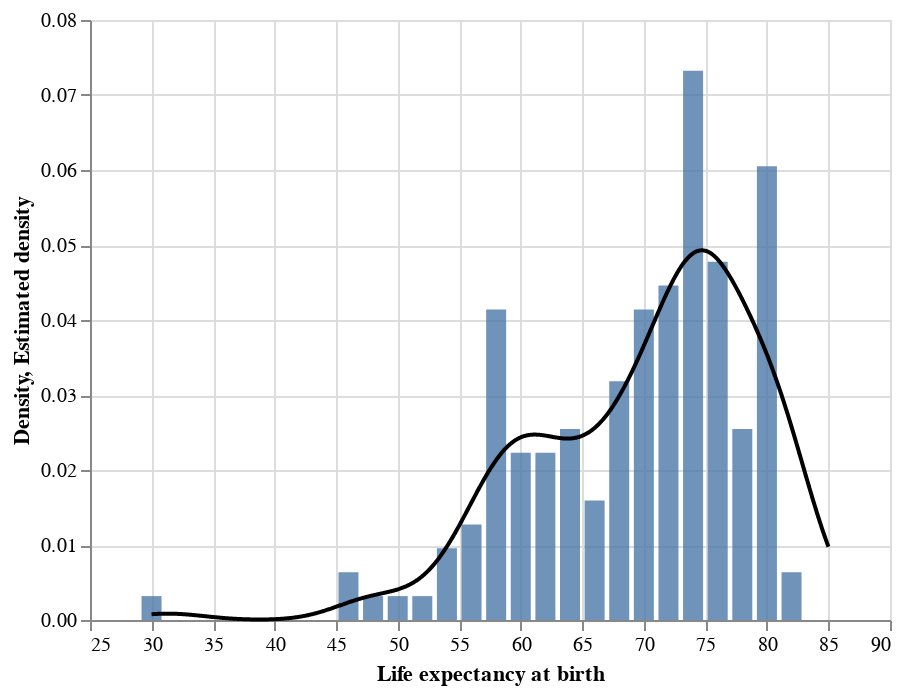

The notebook cell saved with this chart:
### Markdown cell above
This estimate can be layered onto the empirical density to get a better sense of the relationship between the two. The cell below accomplishes this. Notice that the plot elements are constructed as separate *layers*.

### Code cell
# base plot
base = alt.Chart(data).transform_filter(
    alt.FieldEqualPredicate(field = 'Year', 
                            equal = 2010)
)
 
# empirical density
hist = base.transform_bin(
    as_ = 'Life expectancy at birth', 
    field = 'All', 
    bin = alt.Bin(step = 2)
).transform_aggregate(
    Count = 'count()',
    groupby = ['Life expectancy at birth']
).transform_calculate(
    Density = 'datum.Count/(2*157)'
).mark_bar(size = 10, opacity = 0.8).encode(
    x = 'Life expectancy at birth:Q', 
    y = 'Density:Q'
)

# kernel density estimate
smooth = base.transform_density(
    density = 'All', 
    as_ = ['Life expectancy at birth', 'Estimated density'],
    bandwidth = 3, 
    extent = [30, 85],
    steps = 1000 
).mark_line(color = 'black').encode(
    x = 'Life expectancy at birth:Q',
    y = 'Estimated density:Q'
)

# layer
hist + smooth

### Figure 1 — Vega-Lite specification as saved in the notebook (floating-point values rounded to 4 significant figures; data arrays with more than 128 entries replaced by an {"elided": "..."} marker saying what was removed)
{"config": {"view": {"continuousWidth": 400, "continuousHeight": 300}}, "layer": [{"mark": {"type": "bar", "opacity": 0.8, "size": 10}, "encoding": {"x": {"type": "quantitative", "field": "Life expectancy at birth"}, "y": {"type": "quantitative", "field": "Density"}}, "transform": [{"filter": {"equal": 2010, "field": "Year"}}, {"bin": {"step": 2}, "field": "All", "as": "Life expectancy at birth"}, {"aggregate": [{"op": "count", "as": "Count"}], "groupby": ["Life expectancy at birth"]}, {"calculate": "datum.Count/(2*157)", "as": "Density"}]}, {"mark": {"type": "line", "color": "black"}, "encoding": {"x": {"type": "quantitative", "field": "Life expectancy at birth"}, "y": {"type": "quantitative", "field": "Estimated density"}}, "transform": [{"filter": {"equal": 2010, "field": "Year"}}, {"density": "All", "bandwidth": 3, "extent": [30, 85], "steps": 1000, "as": ["Life expectancy at birth", "Estimated density"]}]}], "data": {"name": "data-c482617b7135038ac9b5a73542beb500"}, "$schema": "https://vega.github.io/schema/vega-lite/v4.8.1.json", "datasets": {"data-c482617b7135038ac9b5a73542beb500": {"elided": "620 records"}}}
